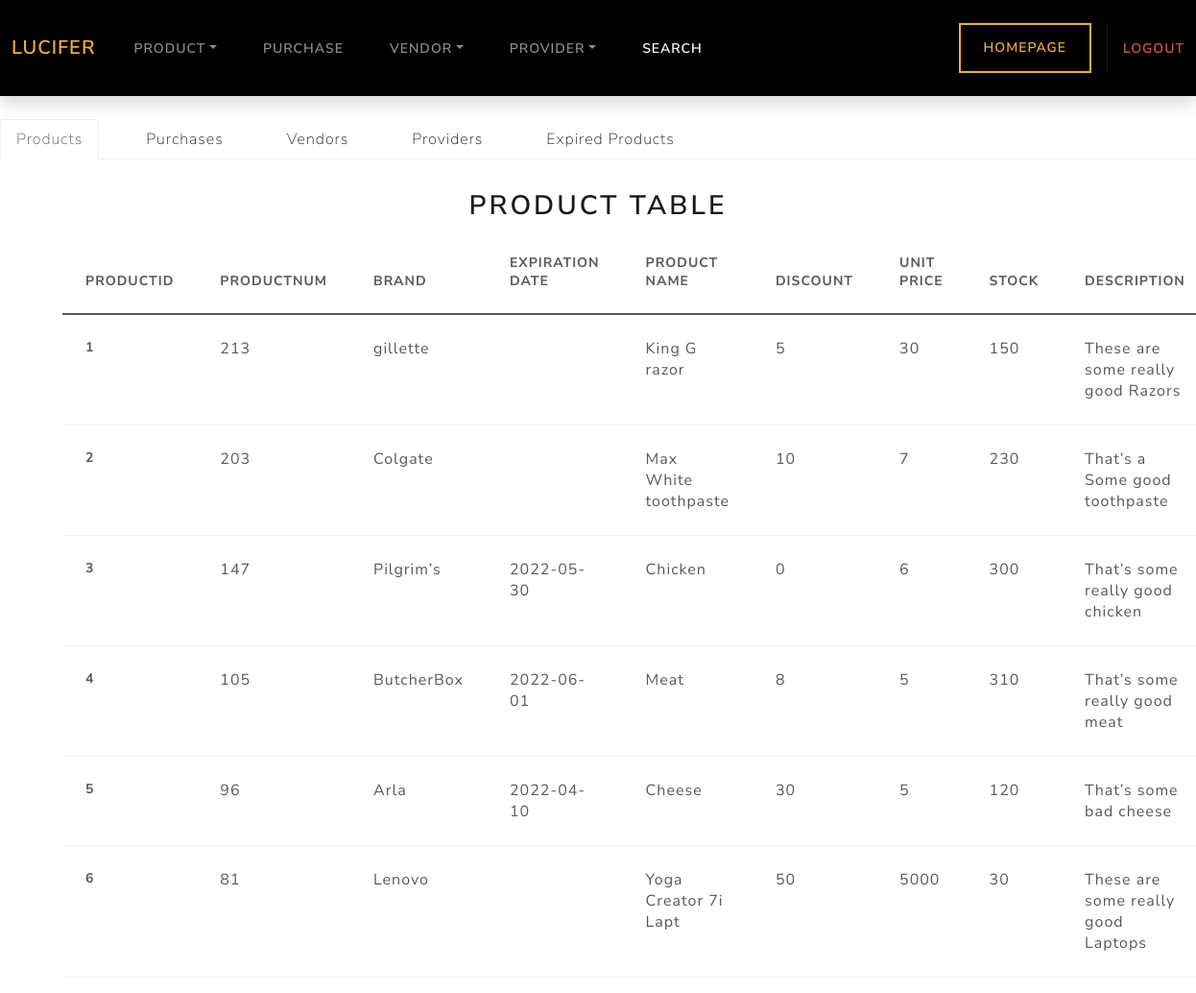
Page /Pages/Search/Search.php (signed in) on the committed database.
### tables this page shows
CREATE TABLE product (productID int(11) PRIMARY KEY AUTO_INCREMENT, ProductNum VARCHAR(20), Brand VARCHAR(20), Expiration DATE, ProductName VARCHAR(20), Discount FLOAT, UnitPrice FLOAT, stock INT(10), Description TEXT);

### Pages/Search/Controls/FetchProduct.php (called while the page is built)
<?php
      require_once "../../Conf/connex.php";
      $sql="SELECT * FROM product";
      $result = mysqli_query($conn,$sql);
?>

### Pages/Search/Search.php (the view, shortened to what this page needs)
<html>
    <head>
  <link href="https://cdn.jsdelivr.net/npm/bootstrap@5.0.2/dist/css/bootstrap.min.css" rel="stylesheet">
  <link rel="stylesheet" href="../../css/bootstrap.min.css">
    </head>
    <body>
    <?php
	require_once"../../Conf/connex.php";
?>
<div class="shadow mb-4 bg-body ">
<nav class="navbar navbar-expand-lg navbar-dark bg-black">
  <div class="container-fluid">
    <a class="navbar-brand text-warning" href="Search.php">Lucifer</a>
    <div class="collapse navbar-collapse" id="navbarScroll">
      <ul class="navbar-nav me-auto my-2 my-lg-0 navbar-nav-scroll" style="--bs-scroll-height: 100px;">
        <li class="nav-item dropdown">
          <a class="nav-link dropdown-toggle" id="ProductDrop" role="button" data-bs-toggle="dropdown" aria-expanded="false">Product</a>
        </li>
        <li class="nav-item">
          <a class="nav-link" href="../Purchase/Purchase.php">Purchase</a>
        </li>
        <li class="nav-item dropdown">
          <a class="nav-link dropdown-toggle" id="ProductDrop" role="button" data-bs-toggle="dropdown" aria-expanded="false">Vendor</a>
        </li>
        <li class="nav-item dropdown">
          <a class="nav-link dropdown-toggle" href="#" id="ProviderDrop" role="button" data-bs-toggle="dropdown" aria-expanded="false">Provider</a>
        </li>
        <li class="nav-item">
          <a class="nav-link active" aria-current="page" href="Search.php">Search</a>
        </li>
      </ul>
      <div class="hstack gap-3">
      <div class="d-flex">
      <a class="btn btn-outline-warning " type="button" href="../../Homepage.html">Homepage</a>
       </div>
       <div class="d-flex" >
       <a class="text-danger"  style="text-decoration: none" href="../Login/Controls/logout.php">Logout</a>
       </div>
</div>
    </div>
  </div>
</nav>
</div>
<ul class="nav nav-tabs">
  <li class="nav-item">
    <a class="nav-link active" id="Switch-Product" data-bs-toggle="pill" data-bs-target="#Product" type="button" role="tab" aria-controls="Product" aria-selected="true">Products</a>
  </li>
  <li class="nav-item">
    <a class="nav-link" id="Switch-Purchase" data-bs-toggle="pill" data-bs-target="#Purchase" type="button" role="tab" aria-controls="Purchase" aria-selected="false">Purchases</a>
  </li>
  <li class="nav-item">
    <a class="nav-link" id="Switch-Vendor" data-bs-toggle="pill" data-bs-target="#Vendor" type="button" role="tab" aria-controls="Vendor" aria-selected="false">Vendors</a>
  </li>
  <li class="nav-item">
    <a class="nav-link" id="Switch-Provider" data-bs-toggle="pill" data-bs-target="#Provider" type="button" role="tab" aria-controls="Provider" aria-selected="false" >Providers</a>
  </li>
  <li class="nav-item">
    <a class="nav-link" id="Switch-EX" data-bs-toggle="pill" data-bs-target="#EX" type="button" role="tab" aria-controls="EX" aria-selected="false" >Expired Products</a>
  </li>
</ul>
<br>
<div class="tab-content" id="v-pills tabContent">
<div class="tab-pane fade show active" id="Product" role="tabpanel" arialabel="Switch-Product">
<div class="container mt-2">
    <div class="row">
        <div class="col-md-12">
            <div class="page-header">
                <center><h2>Product Table</h2></center>
            </div>
            <table class="table">
              <thead>
                <tr>
                  <th scope="col">ProductID</th>
                  <th scope="col">ProductNum</th>
                  <th scope="col">Brand</th>
                  <th scope="col">Expiration Date</th>
                  <th scope="col">Product Name</th>
                  <th scope="col">Discount</th>
                  <th scope="col">Unit price</th>
                  <th scope="col">Stock</th>
                  <th scope="col">Description</th>
                </tr>
              </thead>
              <tbody>
                <?php require_once "Controls/FetchProduct.php"; ?>
                <?php if ($result->num_rows > 0): ?>
                <?php while($array=mysqli_fetch_row($result)): ?>
                <tr>
                    <th scope="row"><?php echo $array[0];?></th>
                    <td><?php echo $array[1];?></td>
                    <td><?php echo $array[2];?></td>
                    <td><?php echo $array[3];?></td>
                    <td><?php echo $array[4];?></td>
                    <td><?php echo $array[5];?></td>
                    <td><?php echo $array[6];?></td>
                    <td><?php echo $array[7];?></td>
                    <td><?php echo $array[8];?></td>
                </tr>
                <?php endwhile; ?>
                <?php else: ?>
                <tr>
                   <td colspan="3" rowspan="1" headers="">No Data Found</td>
                </tr>
                <?php endif; ?>
              </tbody>
            </table>
        </div>
    </div>
</div>
</div>
</div>
</body>
</html>

### rows in the picture
product: productID "1", ProductNum "213", Brand "gillette", ProductName "King G razor", Discount "5", UnitPrice "30", stock "150", Description "These are some really good Razors"
product: productID "2", ProductNum "203", Brand "Colgate", ProductName "Max White toothpaste", Discount "10", UnitPrice "7", stock "230", Description "That’s a Some good toothpaste"
product: productID "3", ProductNum "147", Brand "Pilgrim’s", Expiration "2022-05-30", ProductName "Chicken", Discount "0", UnitPrice "6", stock "300", Description "That’s some really good chicken"
product: productID "4", ProductNum "105", Brand "ButcherBox", Expiration "2022-06-01", ProductName "Meat", Discount "8", UnitPrice "5", stock "310", Description "That’s some really good meat"
product: productID "5", ProductNum "96", Brand "Arla", Expiration "2022-04-10", ProductName "Cheese", Discount "30", UnitPrice "5", stock "120", Description "That’s some bad cheese"
product: productID "6", ProductNum "81", Brand "Lenovo", ProductName "Yoga Creator 7i Lapt", Discount "50", UnitPrice "5000", stock "30", Description "These are some really good Laptops"
